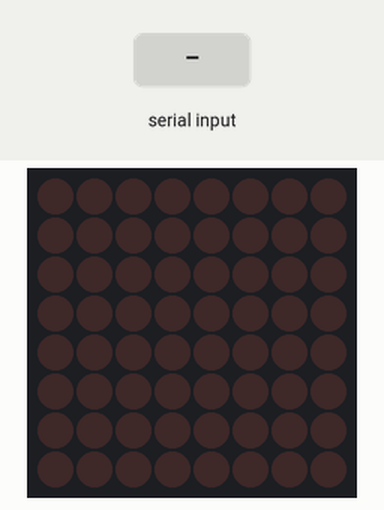
A sketch run on a simulated Arduino Uno, built with avr-gcc and run on an emulated ATmega328P. Parts: 8×8 LED matrix. The inputs (shaded band) are chosen by the test bench.

Above: at 1.2 s.
1.3 s: byte 30 received over Serial
At 2.5 s:
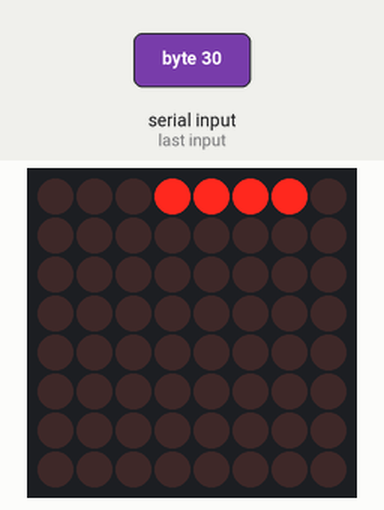
2.8 s: byte 90 received over Serial
At 3.7 s:
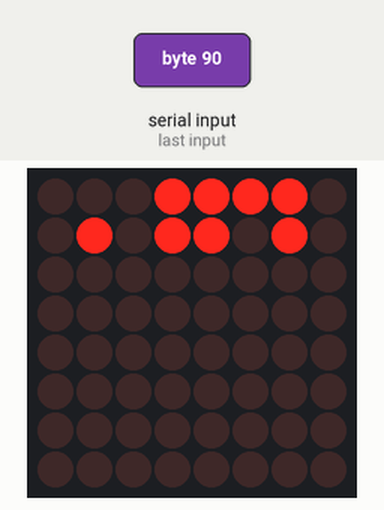
4.3 s: byte 120 received over Serial
At 4.8 s:
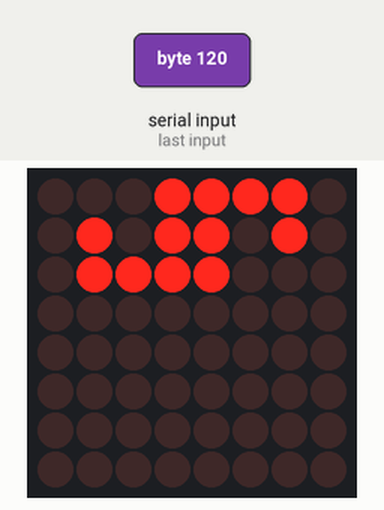
5.8 s: byte 30 received over Serial
At 7.0 s:
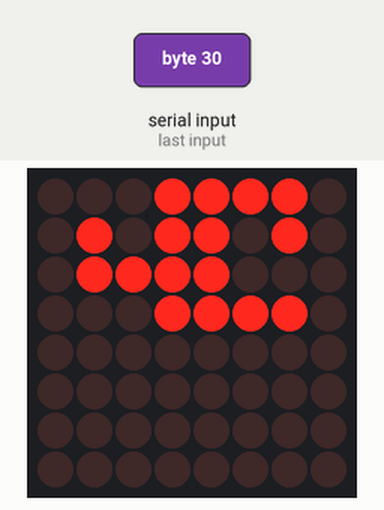
7.3 s: byte 90 received over Serial
At 8.3 s:
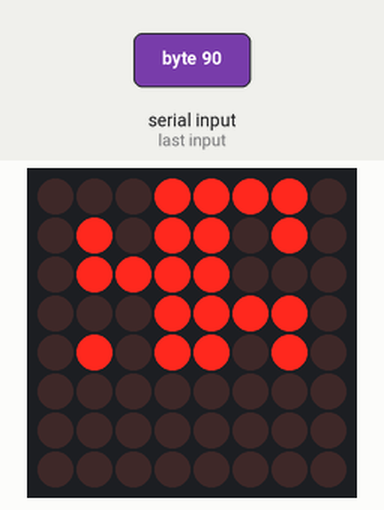
8.8 s: byte 120 received over Serial
At 9.5 s:
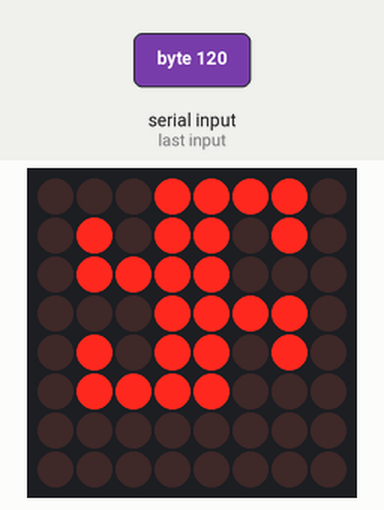
Timing chart, 0 to 11.3 s (numbered marks = the images above; inputs shaded):
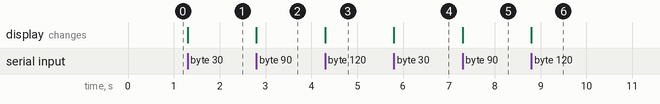

The sketch:

writeToMatrixFromProcessing.ino
```cpp
/*
//adapted from
 Reading a serial ASCII-encoded string.
 created 13 Apr 2012
 by Tom Igoe

 It looks for an ASCII string of comma-separated values.
 and uses them to write to a max 7219 led driver chip
 */
#include "LedControl.h"
LedControl lc=LedControl(12,11,10,1);
int row =0;
int col =7;
int arrayIndex = 0;

void setup() {
  // initialize serial:
  Serial.begin(9600);
  // make the pins outputs:
  lc.shutdown(0,false);
  /* Set the brightness to a medium values */
  lc.setIntensity(0,8);
  /* and clear the display */
  lc.clearDisplay(0);
}

void loop() {
  // if there's any serial available, read it:
  while (Serial.available() > 0) {

    byte aByte = Serial.read();
     lc.setRow(0,row,aByte);
      row++;
      if(row>=8){
       row=0;
      }

  }
}
```

Measured:
- after the input at 1.3 s, the display: changes at once (image 1)
- after the input at 2.8 s, the display: changes at once (image 2)
- after the input at 4.3 s, the display: changes at once (image 3)
- after the input at 5.8 s, the display: changes at once (image 4)
- after the input at 7.3 s, the display: changes at once (image 5)
- after the input at 8.8 s, the display: changes at once (image 6)
